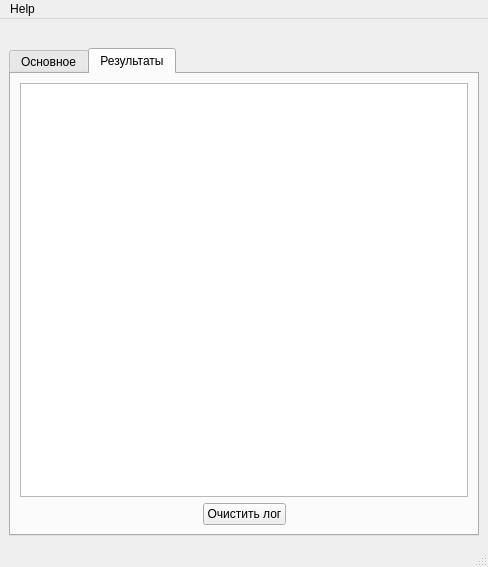
<?xml version="1.0" encoding="UTF-8"?>
<ui version="4.0">
 <class>MainWindow</class>
 <widget class="QMainWindow" name="MainWindow">
  <property name="geometry">
   <rect>
    <x>0</x>
    <y>0</y>
    <width>488</width>
    <height>567</height>
   </rect>
  </property>
  <property name="windowTitle">
   <string>MainWindow</string>
  </property>
  <widget class="QWidget" name="centralwidget">
   <layout class="QVBoxLayout" name="verticalLayout">
    <item>
     <widget class="QLabel" name="label">
      <property name="text">
       <string/>
      </property>
      <property name="pixmap">
       <pixmap resource="broom.qrc">:/broom.png</pixmap>
      </property>
      <property name="scaledContents">
       <bool>true</bool>
      </property>
     </widget>
    </item>
    <item>
     <widget class="QTabWidget" name="tabWidget">
      <property name="currentIndex">
       <number>1</number>
      </property>
      <widget class="QWidget" name="tab">
       <attribute name="title">
        <string>Основное</string>
       </attribute>
       <layout class="QVBoxLayout" name="verticalLayout_2">
        <item>
         <widget class="QGroupBox" name="groupBox">
          <property name="title">
           <string>Выберете что будем чистить:</string>
          </property>
          <widget class="QCheckBox" name="cbAll">
           <property name="geometry">
            <rect>
             <x>20</x>
             <y>20</y>
             <width>101</width>
             <height>19</height>
            </rect>
           </property>
           <property name="text">
            <string>Очистить все</string>
           </property>
          </widget>
         </widget>
        </item>
        <item>
         <layout class="QHBoxLayout" name="horizontalLayout">
          <item>
           <spacer name="horizontalSpacer">
            <property name="orientation">
             <enum>Qt::Horizontal</enum>
            </property>
            <property name="sizeHint" stdset="0">
             <size>
              <width>40</width>
              <height>20</height>
             </size>
            </property>
           </spacer>
          </item>
          <item>
           <widget class="QPushButton" name="pushButton">
            <property name="text">
             <string>Очистить</string>
            </property>
           </widget>
          </item>
          <item>
           <spacer name="horizontalSpacer_2">
            <property name="orientation">
             <enum>Qt::Horizontal</enum>
            </property>
            <property name="sizeHint" stdset="0">
             <size>
              <width>40</width>
              <height>20</height>
             </size>
            </property>
           </spacer>
          </item>
         </layout>
        </item>
       </layout>
      </widget>
      <widget class="QWidget" name="tab_2">
       <attribute name="title">
        <string>Результаты</string>
       </attribute>
       <layout class="QVBoxLayout" name="verticalLayout_3">
        <item>
         <widget class="QTextBrowser" name="textBrowser"/>
        </item>
        <item>
         <layout class="QHBoxLayout" name="horizontalLayout_2">
          <item>
           <spacer name="horizontalSpacer_3">
            <property name="orientation">
             <enum>Qt::Horizontal</enum>
            </property>
            <property name="sizeHint" stdset="0">
             <size>
              <width>40</width>
              <height>20</height>
             </size>
            </property>
           </spacer>
          </item>
          <item>
           <widget class="QPushButton" name="clearLogButton">
            <property name="text">
             <string>Очистить лог</string>
            </property>
           </widget>
          </item>
          <item>
           <spacer name="horizontalSpacer_4">
            <property name="orientation">
             <enum>Qt::Horizontal</enum>
            </property>
            <property name="sizeHint" stdset="0">
             <size>
              <width>40</width>
              <height>20</height>
             </size>
            </property>
           </spacer>
          </item>
         </layout>
        </item>
       </layout>
      </widget>
     </widget>
    </item>
   </layout>
  </widget>
  <widget class="QMenuBar" name="menubar">
   <property name="geometry">
    <rect>
     <x>0</x>
     <y>0</y>
     <width>488</width>
     <height>20</height>
    </rect>
   </property>
   <widget class="QMenu" name="menu">
    <property name="title">
     <string>Help</string>
    </property>
    <addaction name="actionAbout"/>
    <addaction name="actionAbout_Qt"/>
   </widget>
   <addaction name="menu"/>
  </widget>
  <widget class="QStatusBar" name="statusbar"/>
  <action name="actionAbout">
   <property name="text">
    <string>About</string>
   </property>
  </action>
  <action name="actionAbout_Qt">
   <property name="text">
    <string>About Qt</string>
   </property>
  </action>
 </widget>
 <resources>
  <include location="broom.qrc"/>
 </resources>
 <connections/>
</ui>
